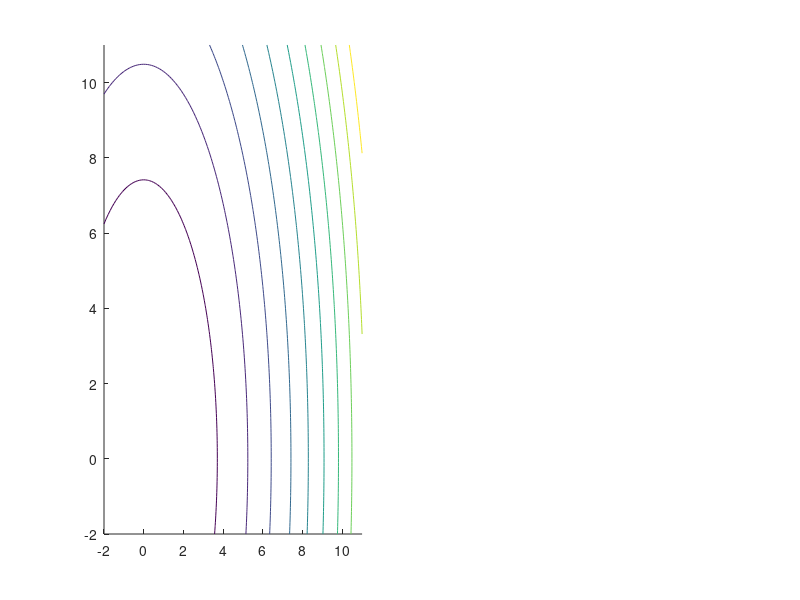

Here is the MATLAB script that generated this plot: (Note: this script raises an error after producing the figure.)
%cleaning
clear all
close all
clc

%% settings simulation and plotting
T=5000; % number of iterations of 
kkk=1; % plot each kkk data point
d=2;


%% initialization and function definition
x0=[10,10]';
mu = 5*1e-3;
L = 2*1e-2;
H = [L,0;0,mu];
l = norm(H*x0);

%% Contour Plot
subplot(1,2,1)
x = -2:0.1:11;
y = -2:0.1:11;
[X,Y] = meshgrid(x,y);
Z = H(1,1)*X.^2+ H(2,2)*Y.^2;
contour(X,Y,Z,'Color',[0.5,0.5,0.5]);hold on


%% Shadowing and stepsize
epsilon_shadow = 0.5;
eta_simu = 1e-2;
eta_GD = 1/L;
k_eta = eta_GD/eta_simu;


%% Gradient Flow
t = 0:eta_simu:T;
x = zeros(d,length(t));
x(:,1) = x0;
for k = 1:(length(t)-1)
    x(:,k+1)=x(:,k)-eta_simu*H*x(:,k);
end

subplot(1,2,1)
hold on;
plot(x(1,:),x(2,:),'g','Linewidth',2);
h1=plot(x(1,(1:k_eta:end)),x(2,(1:k_eta:end)),'o','Color','g','Linewidth',2);

subplot(1,2,2);
hold on;
semilogy(t/eta_GD,log(vecnorm(x,2)),'g','Linewidth',2);



%% Gradient Descent

t = 0:eta_GD:T;
x = zeros(d,length(t));
x(:,1) = x0;
for k = 1:(length(t)-1)
    x(:,k+1)=x(:,k)-eta_GD*H*x(:,k);
end

subplot(1,2,1);
hold on;
h2=plot(x(1,1:size(x,2)),x(2,1:size(x,2)),'+','Color','b','Linewidth',2);
ll=legend([h1,h2],{'$X(k\eta)$','$x_k$'},'location','best');
set(ll,'Interpreter','latex','Fontsize',16);
pbaspect([1 1 1])

subplot(1,2,2);
hold on;
plot(t/eta_GD,log(vecnorm(x,2)),'b','Linewidth',2);
ll=legend('$\log||X(k\eta)-x^*||$','$\log||x_k-x^*||$','location','best');
set(ll,'Interpreter','latex','Fontsize',16);
pbaspect([1 1 1])
grid on